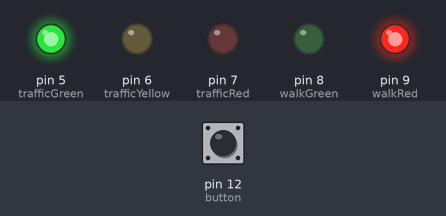
Recording of a sketch running on a simulated Arduino Uno, built with avr-gcc and run on an emulated ATmega328P. Parts: output pins drawn as LEDs (lit = HIGH). The test bench sets the inputs (shaded band); at power-on: pin 12 (button) LOW.

Above: at 10.8 s.
10.9 s: pin 12 (button) pulled HIGH for 0.15 s
At 12.1 s:
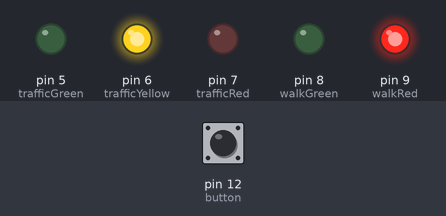
At 14.4 s:
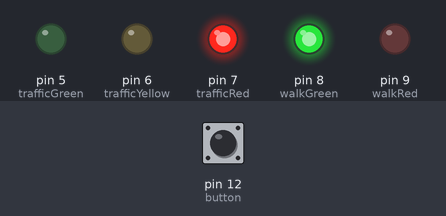
Timing chart, 0 to 20.0 s (numbered marks = the images above; inputs shaded):
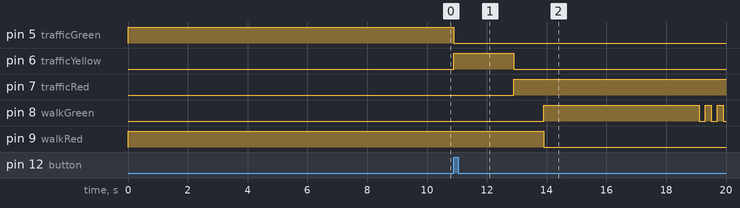

Measured:
- after the input at 10.9 s, pin 5 (trafficGreen): HIGH → LOW at once; pin 6 (trafficYellow): LOW → HIGH at once, → LOW 2.0 s later; pin 7 (trafficRed): LOW → HIGH after 2.0 s; pin 8 (walkGreen): LOW → HIGH after 3.0 s, then repeats every 0.40 s: LOW 0.20 s, HIGH 0.20 s; pin 9 (walkRed): HIGH → LOW after 3.0 s

The sketch:

partB.ino
```cpp
/*

    Lab 5 - Part B
    Traffic Lights
    Samuel Volk, 2014

    The arduino is attatched to a total of 5 LEDs. 3 are red, green and yellow
    for the traffic light. The two others are red and green for the walk light.
    Normally the traffic light is green while the walk light is red. If 10
    seconds of this has happened, the program can enter the ChangeLights()
    function when the button is pressed.

    ChangeLights()
    - turn the light from green to yellow (2 seconds) then red
    - wait 1 second before the walk light turns green
    - after a period of time (CrossTime) flash the walk lights on and off
      (0.2 seconds delay)
    - change the pedestrian light back to red and the traffic light to green

*/

int button = 12;

// Lights are numbered so that:
//  - green are first, then yellow to red
//  - traffic lights for the cars are first
int trafficRed      = 7;
int trafficYellow   = 6;
int trafficGreen    = 5;

int walkRed    = 9;
int walkGreen  = 8;

int CrossTime = 5000;

unsigned long delayStart;


void ChangeLights()
{
    // change traffic to yellow
    digitalWrite(trafficGreen, LOW);
    digitalWrite(trafficYellow, HIGH);
    delay(2000);

    // red traffic
    digitalWrite(trafficYellow, LOW);
    digitalWrite(trafficRed, HIGH);
    delay(1000);

    // Good to walk now!
    // Green the pedestrians
    digitalWrite(walkRed, LOW);
    digitalWrite(walkGreen, HIGH);
    delay(CrossTime);
    // Warning that the signal is gonna change
    // flash on and off 10 times with a 0.2s in between
    digitalWrite(walkGreen, LOW);
    for (int i = 0; i < 10; i++)
    {
        digitalWrite(walkGreen, HIGH);
        delay(200);
        digitalWrite(walkGreen, LOW);
        delay(200);
    }

    // return the lights back to car having green
    digitalWrite(walkGreen, LOW);
    digitalWrite(walkRed, HIGH);
    digitalWrite(trafficRed, LOW);
    digitalWrite(trafficGreen, HIGH);
}


void setup()
{
    // LED pins
    pinMode(trafficGreen, OUTPUT);
    pinMode(trafficYellow, OUTPUT);
    pinMode(trafficRed, OUTPUT);
    pinMode(walkGreen, OUTPUT);
    pinMode(walkRed, OUTPUT);
    // push button
    pinMode(button, INPUT);

    // set pin defaults
    digitalWrite(trafficGreen, HIGH);
    digitalWrite(trafficYellow, LOW);
    digitalWrite(trafficRed, LOW);
    digitalWrite(walkGreen, LOW);
    digitalWrite(walkRed, HIGH);
}


void loop()
{
    delayStart = millis();

    while(1)
    {
        if(((millis() - delayStart) >= 10000) && digitalRead(button))
            break;
    }

    ChangeLights();

}
```
